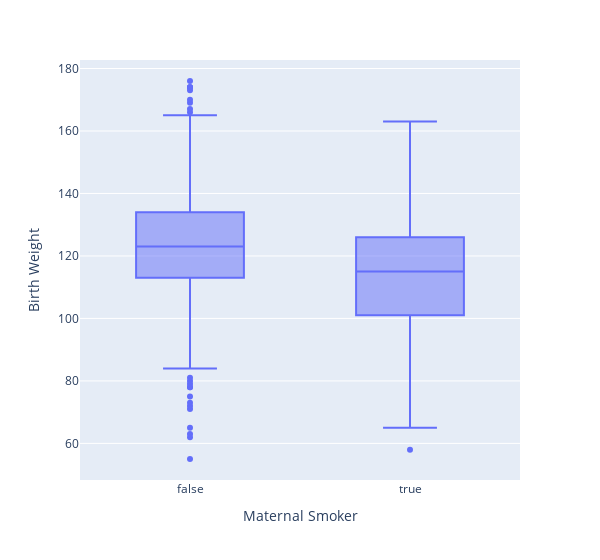

Notebook code cell kept with this figure:
### Code cell
px.box(births_df, x = 'Maternal Smoker', y = 'Birth Weight',width=600)

### Figure 1 — Plotly figure (JSON) as saved in the notebook; plotly's stock layout.template omitted (floating-point values rounded to 4 significant figures; data arrays with more than 128 entries replaced by an {"elided": "..."} marker saying what was removed)
{"data": [{"alignmentgroup": "True", "hovertemplate": "Maternal Smoker=%{x}<br>Birth Weight=%{y}<extra></extra>", "legendgroup": "", "marker": {"color": "#636efa"}, "name": "", "notched": false, "offsetgroup": "", "orientation": "v", "showlegend": false, "type": "box", "x": {"elided": "1174 bool values"}, "x0": " ", "xaxis": "x", "y": {"elided": "1174 int values"}, "y0": " ", "yaxis": "y"}], "layout": {"boxmode": "group", "legend": {"tracegroupgap": 0}, "margin": {"t": 60}, "width": 600, "xaxis": {"anchor": "y", "domain": [0, 1], "title": {"text": "Maternal Smoker"}}, "yaxis": {"anchor": "x", "domain": [0, 1], "title": {"text": "Birth Weight"}}}}
